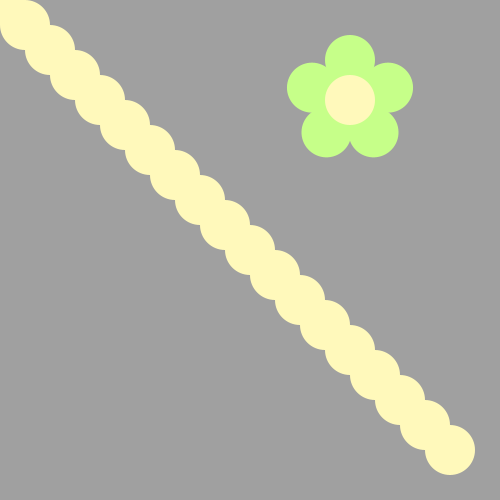
Frame 1 (no input)
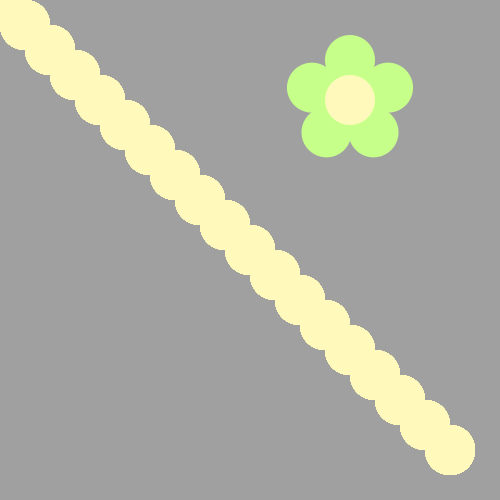
Frame 60 (the mouse pressed at the canvas centre just before this capture)
Frame 120 (the mouse held since frame 60 and released just before this capture): identical to frame 60, image omitted

The Processing sketch that drew these frames (run headless with seeded random() and noise(); from frame 60 on, the mouse is pressed at the canvas centre):

// Processing sketch: bumbleBee
// ── bumbleBee.pde
void draw() {
/*Use a loop to make a body for the Bee!
Then put his head on using drawBeeFace(x,y)
Use Modulo to make the colors alternate 
*/

for(int i=1;i<20;i++){
  int l=((i-1)*25);
  ellipse(l, l, 50, 50);
}
}

void drawFlower(int x, int y) {
     noStroke();
     translate(x, y);
     // draw 5 petals, rotating after each one
     fill(#c6ff89);      // green
      for (int i = 0; i < 5; i++) {
           ellipse(0, -40, 50, 50);
          rotate(radians(72));
     }
     fill(#fff9bb); // light yellow
     ellipse(0, 0, 50, 50);
} 
void drawBeeFace(int BeeFaceX, int BeeFaceY) {
     noStroke();
     fill(0, 0, 0);
     stroke(1);
     strokeWeight(5);
     line(BeeFaceX-10, BeeFaceY-27, BeeFaceX-17, BeeFaceY-50);
     line(BeeFaceX+10, BeeFaceY-27, BeeFaceX+17, BeeFaceY-50);
     ellipse(BeeFaceX-17, BeeFaceY-50, 10, 10);
     ellipse(BeeFaceX+17, BeeFaceY-50, 10, 10);
     noStroke();
     fill(255, 251, 28);
     ellipse(BeeFaceX, BeeFaceY, 60, 60); // face
     fill(255, 237, 209);
     fill(0,0,0);
      ellipse(BeeFaceX-10, BeeFaceY-15, 10, 10); // eyes
     ellipse(BeeFaceX+10, BeeFaceY-15, 10, 10);
      ellipse(BeeFaceX, BeeFaceY-5, 10, 10); // nose
      ellipse(BeeFaceX, BeeFaceY+10, 20, 10);// mouth
     fill(255, 251, 28);
     ellipse(BeeFaceX, BeeFaceY+5, 20, 6);
}

void setup() {
     ellipseMode(CENTER);
     size(500, 500);
     background(160, 160, 160);
      drawFlower(350, 100);
}
